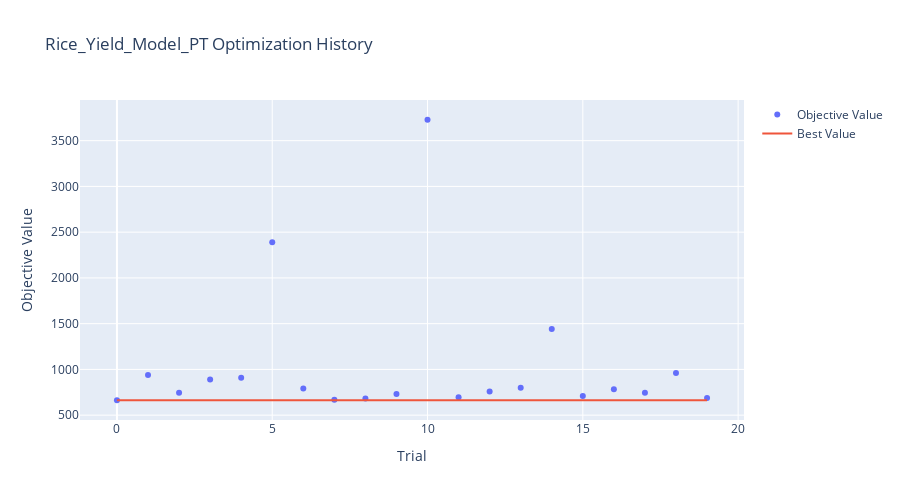
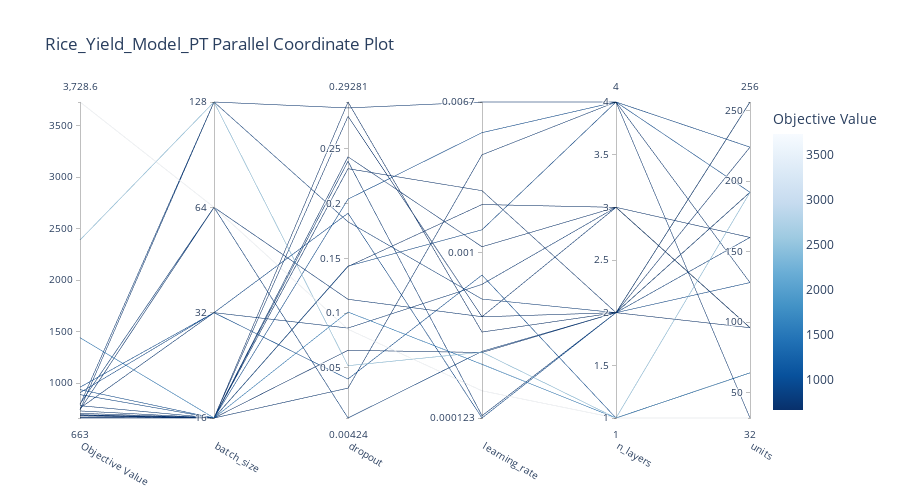
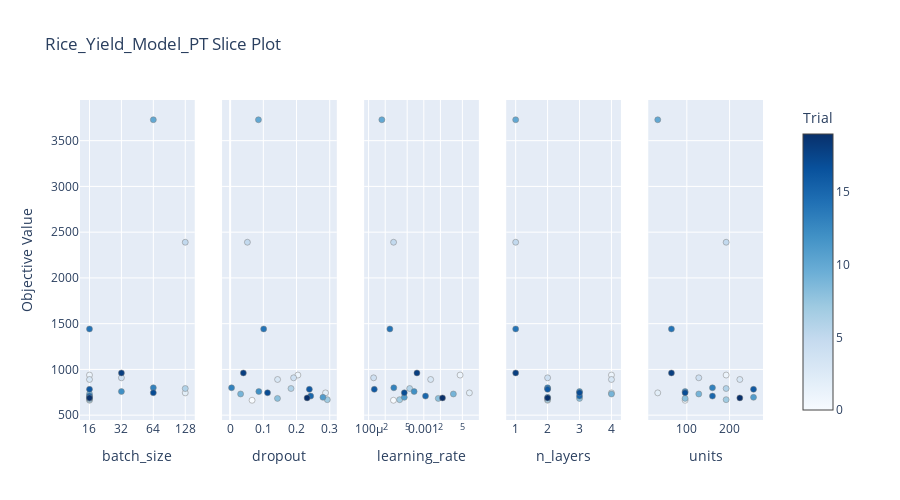

These figures' notebook cell, in order:
### Markdown cell above
### 6. Optuna Visualization

### Code cell
# --- OPTUNA VISUALIZATIONS ---
name = "Rice_Yield_Model_PT"

# 1. Optimization History
fig = plot_optimization_history(study)
fig.update_layout(title=f'{name} Optimization History', width=900, height=500)
fig.show()

# 2. Parallel Coordinate
fig = plot_parallel_coordinate(study)
fig.update_layout(title=f'{name} Parallel Coordinate Plot', width=900, height=500)
fig.show()

# 3. Slice Plot
fig = plot_slice(study)
fig.update_layout(title=f'{name} Slice Plot', width=900, height=500)
fig.show()

### Figure 1 — Plotly figure (JSON) as saved in the notebook; plotly's stock layout.template omitted (floating-point values rounded to 4 significant figures)
{"data": [{"mode": "markers", "name": "Objective Value", "type": "scatter", "x": [0, 1, 2, 3, 4, 5, 6, 7, 8, 9, 10, 11, 12, 13, 14, 15, 16, 17, 18, 19], "y": [663.0, 938.4, 743.6, 890.1, 908.3, 2390.0, 791.4, 669.2, 683.1, 731.6, 3729.0, 694.8, 758.4, 799.2, 1442.0, 708.3, 782.4, 744.6, 961.4, 688.7]}, {"mode": "lines", "name": "Best Value", "type": "scatter", "x": [0, 1, 2, 3, 4, 5, 6, 7, 8, 9, 10, 11, 12, 13, 14, 15, 16, 17, 18, 19], "y": [663.0, 663.0, 663.0, 663.0, 663.0, 663.0, 663.0, 663.0, 663.0, 663.0, 663.0, 663.0, 663.0, 663.0, 663.0, 663.0, 663.0, 663.0, 663.0, 663.0]}, {"marker": {"color": "#cccccc"}, "mode": "markers", "name": "Infeasible Trial", "showlegend": false, "type": "scatter", "x": [], "y": []}], "layout": {"height": 500, "title": {"text": "Rice_Yield_Model_PT Optimization History"}, "width": 900, "xaxis": {"title": {"text": "Trial"}}, "yaxis": {"title": {"text": "Objective Value"}}}}

### Figure 2 — Plotly figure (JSON) as saved in the notebook; plotly's stock layout.template omitted (floating-point values rounded to 4 significant figures)
{"data": [{"dimensions": [{"label": "Objective Value", "range": [663.0, 3729.0], "values": [663.0, 938.4, 890.1, 669.2, 683.1, 731.6, 694.8, 1442.0, 708.3, 782.4, 688.7, 908.3, 758.4, 961.4, 3729.0, 799.2, 744.6, 743.6, 2390.0, 791.4]}, {"label": "batch_size", "range": [0, 3], "ticktext": ["16", "32", "64", "128"], "tickvals": [0, 1, 2, 3], "values": [0, 0, 0, 0, 0, 0, 0, 0, 0, 0, 0, 1, 1, 1, 2, 2, 2, 3, 3, 3]}, {"label": "dropout", "range": [0.004241, 0.2928], "values": [0.06607, 0.2041, 0.1429, 0.2928, 0.1426, 0.03152, 0.2797, 0.101, 0.2427, 0.2387, 0.2319, 0.1912, 0.08638, 0.03984, 0.08528, 0.004241, 0.1127, 0.2874, 0.05201, 0.1834]}, {"label": "learning_rate", "range": [-3.909, -2.174], "ticktext": ["0.000123", "0.001", "0.0067"], "tickvals": [-3.909, -3, -2.174], "values": [-3.549, -2.342, -2.876, -3.437, -2.737, -2.464, -3.354, -3.614, -2.969, -3.897, -2.661, -3.909, -3.175, -3.124, -3.76, -3.543, -3.353, -2.174, -3.548, -3.256]}, {"label": "n_layers", "range": [1, 4], "values": [2, 4, 4, 2, 3, 4, 2, 1, 3, 2, 2, 2, 3, 1, 1, 2, 3, 4, 1, 2]}, {"label": "units", "range": [32, 256], "values": [96, 192, 224, 192, 96, 128, 256, 64, 160, 256, 224, 128, 96, 64, 32, 160, 96, 32, 192, 192]}], "labelangle": 30, "labelside": "bottom", "line": {"color": [663.0, 938.4, 890.1, 669.2, 683.1, 731.6, 694.8, 1442.0, 708.3, 782.4, 688.7, 908.3, 758.4, 961.4, 3729.0, 799.2, 744.6, 743.6, 2390.0, 791.4], "colorbar": {"title": {"text": "Objective Value"}}, "colorscale": [[0, "rgb(247,251,255)"], [0.125, "rgb(222,235,247)"], [0.25, "rgb(198,219,239)"], [0.375, "rgb(158,202,225)"], [0.5, "rgb(107,174,214)"], [0.625, "rgb(66,146,198)"], [0.75, "rgb(33,113,181)"], [0.875, "rgb(8,81,156)"], [1, "rgb(8,48,107)"]], "reversescale": true, "showscale": true}, "type": "parcoords"}], "layout": {"height": 500, "title": {"text": "Rice_Yield_Model_PT Parallel Coordinate Plot"}, "width": 900}}

### Figure 3 — Plotly figure (JSON) as saved in the notebook; plotly's stock layout.template omitted (floating-point values rounded to 4 significant figures)
{"data": [{"marker": {"color": [0, 1, 2, 3, 4, 5, 6, 7, 8, 9, 10, 11, 12, 13, 14, 15, 16, 17, 18, 19], "colorbar": {"title": {"text": "Trial"}, "x": 1, "xpad": 40}, "colorscale": [[0, "rgb(247,251,255)"], [0.125, "rgb(222,235,247)"], [0.25, "rgb(198,219,239)"], [0.375, "rgb(158,202,225)"], [0.5, "rgb(107,174,214)"], [0.625, "rgb(66,146,198)"], [0.75, "rgb(33,113,181)"], [0.875, "rgb(8,81,156)"], [1, "rgb(8,48,107)"]], "line": {"color": "Grey", "width": 0.5}, "showscale": true}, "mode": "markers", "name": "Feasible Trial", "showlegend": false, "type": "scatter", "x": [16, 16, 128, 16, 32, 128, 128, 16, 16, 16, 64, 16, 32, 64, 16, 16, 16, 64, 32, 16], "xaxis": "x", "y": [663.0, 938.4, 743.6, 890.1, 908.3, 2390.0, 791.4, 669.2, 683.1, 731.6, 3729.0, 694.8, 758.4, 799.2, 1442.0, 708.3, 782.4, 744.6, 961.4, 688.7], "yaxis": "y"}, {"marker": {"color": [0, 1, 2, 3, 4, 5, 6, 7, 8, 9, 10, 11, 12, 13, 14, 15, 16, 17, 18, 19], "colorbar": {"title": {"text": "Trial"}, "x": 1, "xpad": 40}, "colorscale": [[0, "rgb(247,251,255)"], [0.125, "rgb(222,235,247)"], [0.25, "rgb(198,219,239)"], [0.375, "rgb(158,202,225)"], [0.5, "rgb(107,174,214)"], [0.625, "rgb(66,146,198)"], [0.75, "rgb(33,113,181)"], [0.875, "rgb(8,81,156)"], [1, "rgb(8,48,107)"]], "line": {"color": "Grey", "width": 0.5}, "showscale": false}, "mode": "markers", "name": "Feasible Trial", "showlegend": false, "type": "scatter", "x": [0.06607, 0.2041, 0.2874, 0.1429, 0.1912, 0.05201, 0.1834, 0.2928, 0.1426, 0.03152, 0.08528, 0.2797, 0.08638, 0.004241, 0.101, 0.2427, 0.2387, 0.1127, 0.03984, 0.2319], "xaxis": "x2", "y": [663.0, 938.4, 743.6, 890.1, 908.3, 2390.0, 791.4, 669.2, 683.1, 731.6, 3729.0, 694.8, 758.4, 799.2, 1442.0, 708.3, 782.4, 744.6, 961.4, 688.7], "yaxis": "y2"}, {"marker": {"color": [0, 1, 2, 3, 4, 5, 6, 7, 8, 9, 10, 11, 12, 13, 14, 15, 16, 17, 18, 19], "colorbar": {"title": {"text": "Trial"}, "x": 1, "xpad": 40}, "colorscale": [[0, "rgb(247,251,255)"], [0.125, "rgb(222,235,247)"], [0.25, "rgb(198,219,239)"], [0.375, "rgb(158,202,225)"], [0.5, "rgb(107,174,214)"], [0.625, "rgb(66,146,198)"], [0.75, "rgb(33,113,181)"], [0.875, "rgb(8,81,156)"], [1, "rgb(8,48,107)"]], "line": {"color": "Grey", "width": 0.5}, "showscale": false}, "mode": "markers", "name": "Feasible Trial", "showlegend": false, "type": "scatter", "x": [0.0002822, 0.004545, 0.006696, 0.001331, 0.0001233, 0.0002834, 0.0005543, 0.0003653, 0.001832, 0.003434, 0.0001738, 0.000443, 0.0006677, 0.0002862, 0.000243, 0.001074, 0.0001268, 0.0004435, 0.000751, 0.002183], "xaxis": "x3", "y": [663.0, 938.4, 743.6, 890.1, 908.3, 2390.0, 791.4, 669.2, 683.1, 731.6, 3729.0, 694.8, 758.4, 799.2, 1442.0, 708.3, 782.4, 744.6, 961.4, 688.7], "yaxis": "y3"}, {"marker": {"color": [0, 1, 2, 3, 4, 5, 6, 7, 8, 9, 10, 11, 12, 13, 14, 15, 16, 17, 18, 19], "colorbar": {"title": {"text": "Trial"}, "x": 1, "xpad": 40}, "colorscale": [[0, "rgb(247,251,255)"], [0.125, "rgb(222,235,247)"], [0.25, "rgb(198,219,239)"], [0.375, "rgb(158,202,225)"], [0.5, "rgb(107,174,214)"], [0.625, "rgb(66,146,198)"], [0.75, "rgb(33,113,181)"], [0.875, "rgb(8,81,156)"], [1, "rgb(8,48,107)"]], "line": {"color": "Grey", "width": 0.5}, "showscale": false}, "mode": "markers", "name": "Feasible Trial", "showlegend": false, "type": "scatter", "x": [2, 4, 4, 4, 2, 1, 2, 2, 3, 4, 1, 2, 3, 2, 1, 3, 2, 3, 1, 2], "xaxis": "x4", "y": [663.0, 938.4, 743.6, 890.1, 908.3, 2390.0, 791.4, 669.2, 683.1, 731.6, 3729.0, 694.8, 758.4, 799.2, 1442.0, 708.3, 782.4, 744.6, 961.4, 688.7], "yaxis": "y4"}, {"marker": {"color": [0, 1, 2, 3, 4, 5, 6, 7, 8, 9, 10, 11, 12, 13, 14, 15, 16, 17, 18, 19], "colorbar": {"title": {"text": "Trial"}, "x": 1, "xpad": 40}, "colorscale": [[0, "rgb(247,251,255)"], [0.125, "rgb(222,235,247)"], [0.25, "rgb(198,219,239)"], [0.375, "rgb(158,202,225)"], [0.5, "rgb(107,174,214)"], [0.625, "rgb(66,146,198)"], [0.75, "rgb(33,113,181)"], [0.875, "rgb(8,81,156)"], [1, "rgb(8,48,107)"]], "line": {"color": "Grey", "width": 0.5}, "showscale": false}, "mode": "markers", "name": "Feasible Trial", "showlegend": false, "type": "scatter", "x": [96, 192, 32, 224, 128, 192, 192, 192, 96, 128, 32, 256, 96, 160, 64, 160, 256, 96, 64, 224], "xaxis": "x5", "y": [663.0, 938.4, 743.6, 890.1, 908.3, 2390.0, 791.4, 669.2, 683.1, 731.6, 3729.0, 694.8, 758.4, 799.2, 1442.0, 708.3, 782.4, 744.6, 961.4, 688.7], "yaxis": "y5"}], "layout": {"height": 500, "title": {"text": "Rice_Yield_Model_PT Slice Plot"}, "width": 900, "xaxis": {"anchor": "y", "categoryarray": [16, 32, 64, 128], "categoryorder": "array", "domain": [0, 0.168], "title": {"text": "batch_size"}, "type": "category"}, "xaxis2": {"anchor": "y2", "domain": [0.208, 0.376], "title": {"text": "dropout"}}, "xaxis3": {"anchor": "y3", "domain": [0.416, 0.584], "title": {"text": "learning_rate"}, "type": "log"}, "xaxis4": {"anchor": "y4", "domain": [0.624, 0.792], "title": {"text": "n_layers"}}, "xaxis5": {"anchor": "y5", "domain": [0.832, 1], "title": {"text": "units"}}, "yaxis": {"anchor": "x", "domain": [0, 1], "title": {"text": "Objective Value"}}, "yaxis2": {"anchor": "x2", "domain": [0, 1], "matches": "y", "showticklabels": false}, "yaxis3": {"anchor": "x3", "domain": [0, 1], "matches": "y", "showticklabels": false}, "yaxis4": {"anchor": "x4", "domain": [0, 1], "matches": "y", "showticklabels": false}, "yaxis5": {"anchor": "x5", "domain": [0, 1], "matches": "y", "showticklabels": false}}}
